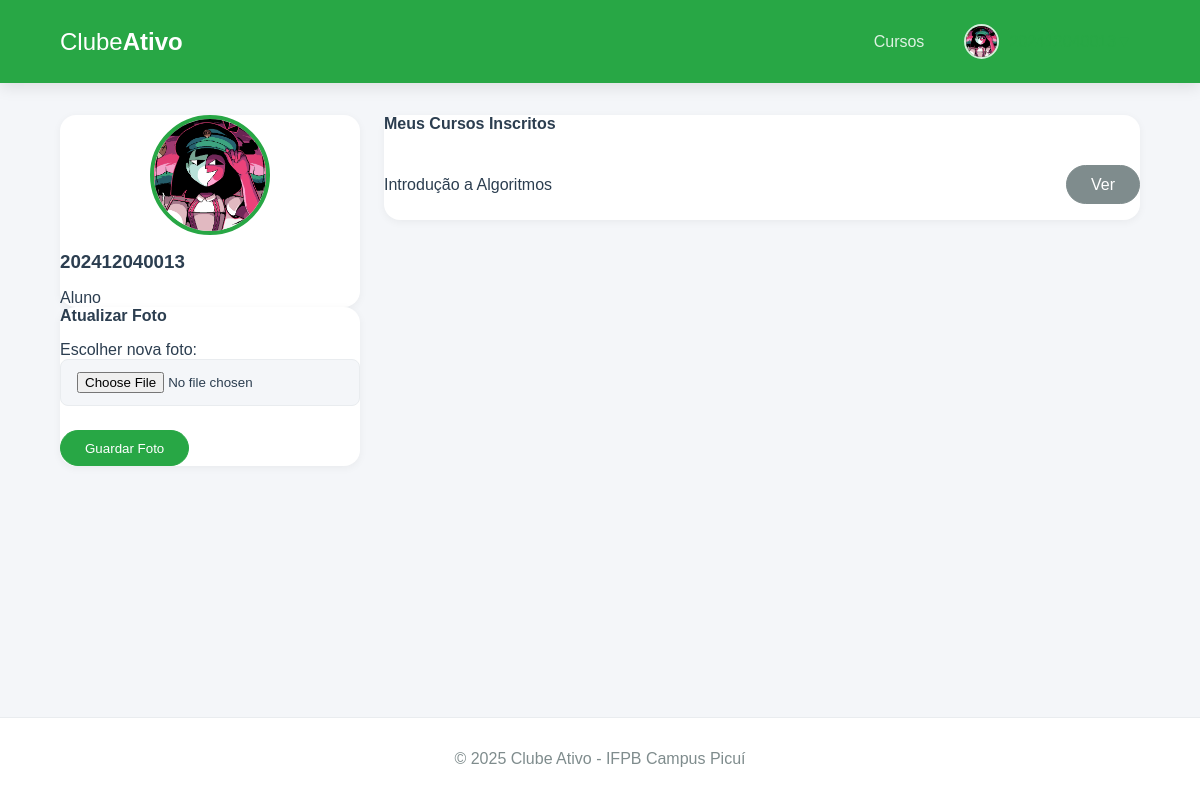
Page /account (signed in) on the committed database.
### app.py (models this page shows, shortened)
class User(db.Model):
    id = db.Column(db.Integer, primary_key=True)
    username = db.Column(db.String(12), unique=True, nullable=False) # Matrícula
    password_hash = db.Column(db.String(256), nullable=False)
    image_file = db.Column(db.String(100), nullable=False, default='default.jpg')
    cursos = db.relationship('Curso', secondary=inscricao_tabela, back_populates='alunos', lazy='dynamic')

class Curso(db.Model):
    id = db.Column(db.Integer, primary_key=True)
    titulo = db.Column(db.String(200), nullable=False)
    descricao = db.Column(db.Text, nullable=False)
    vagas = db.Column(db.Integer, nullable=False)
    alunos = db.relationship('User', secondary=inscricao_tabela, back_populates='cursos', lazy='dynamic')

### app.py (the view, shortened to what this page needs)
@app.route('/account', methods=['GET', 'POST'])
@login_required
def account():
    user = User.query.get_or_404(session['user_id'])
    image_file = url_for('static', filename='profile_pics/' + user.image_file)
    return render_template('account.html', image_file=image_file, cursos=user.cursos)

### app.py (called while the page is built)
def login_required(f):
    @wraps(f)
    def decorated_function(*args, **kwargs):
        if 'user_id' not in session:
            flash('Você precisa fazer login para acessar esta página.', 'warning')
            return redirect(url_for('login'))
        return f(*args, **kwargs)
    return decorated_function

@app.context_processor
def inject_user_and_year():
    user = None
    if 'user_id' in session:
        user = User.query.get(session['user_id'])
    return dict(current_user_data=user, current_year=datetime.utcnow().year)

### templates/account.html (shortened to what this page needs)
{% extends 'base.html' %}
{% block content %}
<div class="account-grid">
    <div class="account-sidebar">
        <div class="card text-center">
            <img class="account-img" src="{{ image_file }}" alt="Foto de Perfil">
            <h3>{{ current_user_data.username }}</h3>
            <p class="text-muted">Aluno</p>
        </div>
        <div class="card">
            <h4>Atualizar Foto</h4>
            <form method="POST" enctype="multipart/form-data">
                <div class="form-group">
                    <label for="picture">Escolher nova foto:</label>
                    <input type="file" name="picture" class="form-input" id="picture">
                </div>
                <button type="submit" class="btn">Guardar Foto</button>
            </form>
        </div>
    </div>
    <div class="account-main">
        <div class="card">
            <h4>Meus Cursos Inscritos</h4>
            {% if cursos and cursos.count() > 0 %}
                <ul class="course-list">
                    {% for curso in cursos %}
                        <li class="list-item">
                            <span>{{ curso.titulo }}</span>
                            <a href="{{ url_for('detalhe_curso', curso_id=curso.id) }}" class="btn btn-secondary">Ver</a>
                        </li>
                    {% endfor %}
                </ul>
            {% else %}
                <div class="empty-state">
                    <p>Você ainda não se inscreveu em nenhum curso.</p>
                    <a href="{{ url_for('home') }}" class="btn">Ver cursos disponíveis</a>
                </div>
            {% endif %}
        </div>
    </div>
</div>
{% endblock %}

### templates/base.html (shortened to what this page needs)
<!DOCTYPE html>
<html lang="pt-br">
<head>
    <link rel="stylesheet" href="{{ url_for('static', filename='css/style.css') }}">
</head>
<body>
    <header class="header">
        <div class="container">
            <nav class="navbar">
                <a class="navbar-brand" href="{{ url_for('home') if current_user_data else url_for('login') }}">
                    <strong>Clube</strong>Ativo
                </a>
                <div class="nav-links" id="nav-links">
                    {% if current_user_data %}
                        <a class="nav-item" href="{{ url_for('home') }}">Cursos</a>
                        <div class="nav-item user-menu">
                             <a class="user-menu-trigger" href="#">
                                <img src="{{ url_for('static', filename='profile_pics/' + current_user_data.image_file) }}" class="nav-profile-image">
                                <span>{{ current_user_data.username }}</span> ▼
                            </a>
                        </div>
                    {% else %}
                        <a href="{{ url_for('login') }}" class="nav-item">Entrar</a>
                        <a href="{{ url_for('register') }}" class="nav-item btn btn-outline">Registar</a>
                    {% endif %}
                </div>
            </nav>
        </div>
    </header>
    <main class="container">
        {% block content %}{% endblock %}
    </main>
    <footer class="footer">
        <p>&copy; {{ current_year }} Clube Ativo - IFPB Campus Picuí</p>
    </footer>
</body>
</html>

### static/css/style.css (style rules this page uses)
:root { --ifpb-green: #28a745; --ifpb-green-dark: #218838; --dark-text: #2c3e50; --light-text: #7f8c8d; --background-light: #f4f6f9; --surface-white: #ffffff; --border-color: #e9ecef; --font-family-base: 'Poppins', sans-serif; --shadow-sm: 0 2px 8px rgba(0,0,0,0.05); --shadow-md: 0 4px 15px rgba(0,0,0,0.1); }
* { box-sizing: border-box; margin: 0; padding: 0; }
html { height: 100%; }
body { font-family: var(--font-family-base); background-color: var(--background-light); color: var(--dark-text); display: flex; flex-direction: column; min-height: 100%; }
.container { width: 90%; max-width: 1140px; margin: 0 auto; }
main.container { flex-grow: 1; padding-top: 2rem; padding-bottom: 2rem; }
h1, h2, h3, h4 { font-weight: 600; color: var(--dark-text); margin-bottom: 1rem; }
a { color: var(--ifpb-green); text-decoration: none; transition: color 0.2s; }
.header { background-color: var(--ifpb-green); padding: 1rem 0; box-shadow: var(--shadow-md); position: sticky; top: 0; z-index: 100; }
.navbar { display: flex; justify-content: space-between; align-items: center; }
.navbar-brand { font-weight: 700; font-size: 1.5rem; color: var(--surface-white); }
.navbar-brand strong { font-weight: 400; }
.nav-links { display: flex; align-items: center; gap: 1.5rem; }
.nav-item { color: rgba(255, 255, 255, 0.85); font-weight: 500; padding: 0.5rem; }
.nav-profile-image { width: 35px; height: 35px; border-radius: 50%; margin-right: 10px; object-fit: cover; border: 2px solid rgba(255, 255, 255, 0.8); }
.user-menu { position: relative; }
.user-menu-trigger { display: flex; align-items: center; cursor: pointer; }
.card { background-color: var(--surface-white); border-radius: 1rem; box-shadow: var(--shadow-sm); transition: all 0.3s ease-in-out; display: flex; flex-direction: column; }
.btn { background-color: var(--ifpb-green); border: 1px solid var(--ifpb-green); color: #fff; font-weight: 500; padding: 0.6rem 1.5rem; border-radius: 50px; transition: all 0.3s ease; cursor: pointer; text-align: center; }
.btn.btn-secondary { background-color: var(--light-text); border-color: var(--light-text); }
.form-group { margin-bottom: 1.5rem; text-align: left; }
.form-input { width: 100%; padding: 0.75rem 1rem; border-radius: 0.5rem; border: 1px solid var(--border-color); background-color: var(--background-light); transition: all 0.2s; }
.account-grid { display: grid; grid-template-columns: 1fr; gap: 1.5rem; }
@media (min-width: 992px) { .account-grid { grid-template-columns: 300px 1fr; } }
.account-img { height: 120px; width: 120px; border-radius: 50%; object-fit: cover; border: 4px solid var(--ifpb-green); margin: 0 auto 1rem; }
.course-list { list-style: none; }
.list-item { display: flex; justify-content: space-between; align-items: center; padding: 1rem 0; border-bottom: 1px solid var(--border-color); }
.list-item:last-child { border-bottom: none; }
.footer { padding: 2rem 0; background-color: var(--surface-white); text-align: center; margin-top: auto; border-top: 1px solid var(--border-color); }
.footer p { margin: 0; color: var(--light-text); }

### rows in the picture
User: image_file (picture), username "202412040013"
Curso: titulo "Introdução a Algoritmos"
